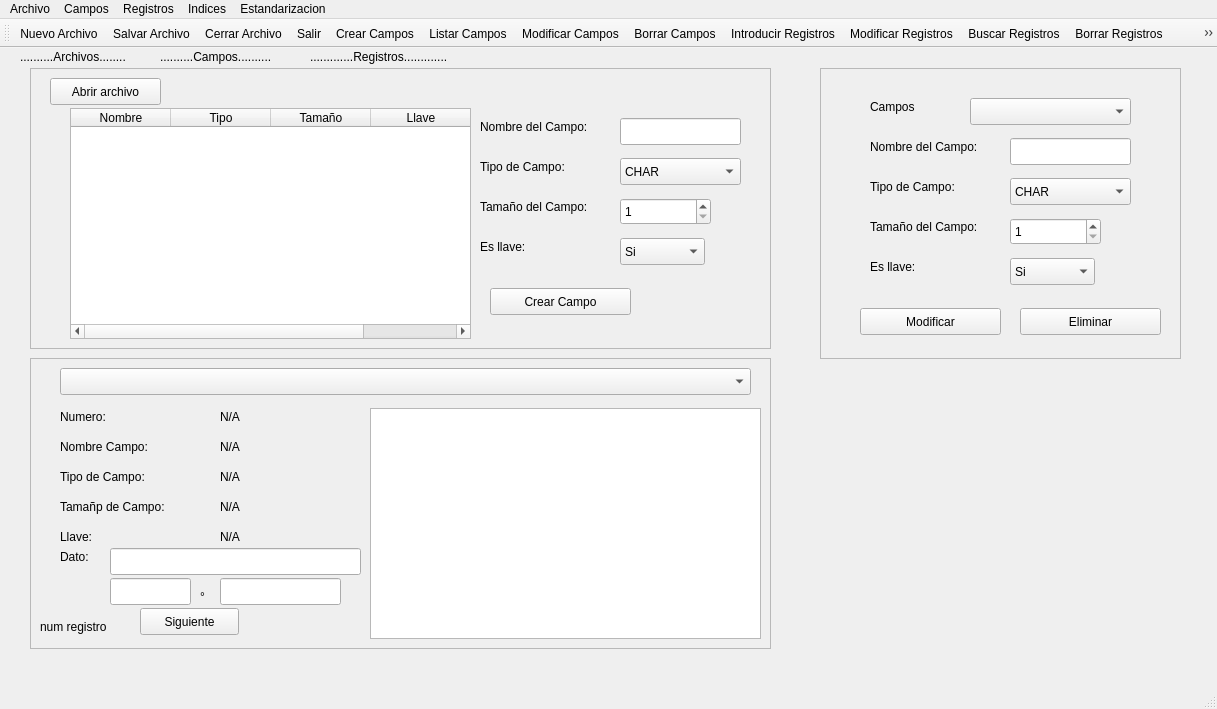
<?xml version="1.0" encoding="UTF-8"?>
<ui version="4.0">
 <class>MainWindow</class>
 <widget class="QMainWindow" name="MainWindow">
  <property name="geometry">
   <rect>
    <x>0</x>
    <y>0</y>
    <width>1217</width>
    <height>709</height>
   </rect>
  </property>
  <property name="windowTitle">
   <string>MainWindow</string>
  </property>
  <widget class="QWidget" name="centralWidget">
   <widget class="QFrame" name="panelCampos">
    <property name="geometry">
     <rect>
      <x>30</x>
      <y>20</y>
      <width>741</width>
      <height>281</height>
     </rect>
    </property>
    <property name="frameShape">
     <enum>QFrame::StyledPanel</enum>
    </property>
    <property name="frameShadow">
     <enum>QFrame::Raised</enum>
    </property>
    <widget class="QTableWidget" name="tablaCampos">
     <property name="geometry">
      <rect>
       <x>40</x>
       <y>40</y>
       <width>401</width>
       <height>231</height>
      </rect>
     </property>
     <column>
      <property name="text">
       <string>Nombre</string>
      </property>
     </column>
     <column>
      <property name="text">
       <string>Tipo</string>
      </property>
     </column>
     <column>
      <property name="text">
       <string>Tamaño</string>
      </property>
     </column>
     <column>
      <property name="text">
       <string>Llave</string>
      </property>
     </column>
    </widget>
    <widget class="QPushButton" name="abrirArchivo">
     <property name="geometry">
      <rect>
       <x>20</x>
       <y>10</y>
       <width>111</width>
       <height>27</height>
      </rect>
     </property>
     <property name="text">
      <string>Abrir archivo</string>
     </property>
    </widget>
    <widget class="QLabel" name="label">
     <property name="geometry">
      <rect>
       <x>450</x>
       <y>50</y>
       <width>141</width>
       <height>17</height>
      </rect>
     </property>
     <property name="text">
      <string>Nombre del Campo:</string>
     </property>
    </widget>
    <widget class="QLabel" name="label_2">
     <property name="geometry">
      <rect>
       <x>450</x>
       <y>90</y>
       <width>111</width>
       <height>17</height>
      </rect>
     </property>
     <property name="text">
      <string>Tipo de Campo:</string>
     </property>
    </widget>
    <widget class="QLineEdit" name="nombreCampo">
     <property name="geometry">
      <rect>
       <x>590</x>
       <y>50</y>
       <width>121</width>
       <height>27</height>
      </rect>
     </property>
    </widget>
    <widget class="QComboBox" name="comboBoxTipoCampo">
     <property name="geometry">
      <rect>
       <x>590</x>
       <y>90</y>
       <width>121</width>
       <height>27</height>
      </rect>
     </property>
     <item>
      <property name="text">
       <string>CHAR</string>
      </property>
     </item>
     <item>
      <property name="text">
       <string>INTF</string>
      </property>
     </item>
     <item>
      <property name="text">
       <string>DEC</string>
      </property>
     </item>
    </widget>
    <widget class="QLabel" name="label_3">
     <property name="geometry">
      <rect>
       <x>450</x>
       <y>130</y>
       <width>141</width>
       <height>17</height>
      </rect>
     </property>
     <property name="text">
      <string>Tamaño del Campo:</string>
     </property>
    </widget>
    <widget class="QSpinBox" name="tamanoCampo">
     <property name="geometry">
      <rect>
       <x>590</x>
       <y>130</y>
       <width>91</width>
       <height>27</height>
      </rect>
     </property>
     <property name="minimum">
      <number>1</number>
     </property>
    </widget>
    <widget class="QPushButton" name="crearCampo">
     <property name="geometry">
      <rect>
       <x>460</x>
       <y>220</y>
       <width>141</width>
       <height>27</height>
      </rect>
     </property>
     <property name="text">
      <string>Crear Campo</string>
     </property>
    </widget>
    <widget class="QLabel" name="labelEsLlave">
     <property name="geometry">
      <rect>
       <x>450</x>
       <y>170</y>
       <width>67</width>
       <height>17</height>
      </rect>
     </property>
     <property name="text">
      <string>Es llave:</string>
     </property>
    </widget>
    <widget class="QComboBox" name="comboBoxEsLlave">
     <property name="geometry">
      <rect>
       <x>590</x>
       <y>170</y>
       <width>85</width>
       <height>27</height>
      </rect>
     </property>
     <item>
      <property name="text">
       <string>Si</string>
      </property>
     </item>
     <item>
      <property name="text">
       <string>No</string>
      </property>
     </item>
    </widget>
   </widget>
   <widget class="QLabel" name="label_4">
    <property name="geometry">
     <rect>
      <x>20</x>
      <y>0</y>
      <width>131</width>
      <height>17</height>
     </rect>
    </property>
    <property name="text">
     <string>..........Archivos........</string>
    </property>
   </widget>
   <widget class="QLabel" name="label_5">
    <property name="geometry">
     <rect>
      <x>160</x>
      <y>0</y>
      <width>131</width>
      <height>17</height>
     </rect>
    </property>
    <property name="text">
     <string>..........Campos..........</string>
    </property>
   </widget>
   <widget class="QLabel" name="label_7">
    <property name="geometry">
     <rect>
      <x>310</x>
      <y>0</y>
      <width>161</width>
      <height>17</height>
     </rect>
    </property>
    <property name="text">
     <string>.............Registros.............</string>
    </property>
   </widget>
   <widget class="QFrame" name="panelRegistros">
    <property name="geometry">
     <rect>
      <x>30</x>
      <y>310</y>
      <width>741</width>
      <height>291</height>
     </rect>
    </property>
    <property name="frameShape">
     <enum>QFrame::StyledPanel</enum>
    </property>
    <property name="frameShadow">
     <enum>QFrame::Raised</enum>
    </property>
    <widget class="QLabel" name="label_6">
     <property name="geometry">
      <rect>
       <x>30</x>
       <y>50</y>
       <width>111</width>
       <height>17</height>
      </rect>
     </property>
     <property name="text">
      <string>Numero:</string>
     </property>
    </widget>
    <widget class="QLabel" name="label_8">
     <property name="geometry">
      <rect>
       <x>30</x>
       <y>80</y>
       <width>121</width>
       <height>17</height>
      </rect>
     </property>
     <property name="text">
      <string>Nombre Campo:</string>
     </property>
    </widget>
    <widget class="QLabel" name="label_9">
     <property name="geometry">
      <rect>
       <x>30</x>
       <y>110</y>
       <width>111</width>
       <height>17</height>
      </rect>
     </property>
     <property name="text">
      <string>Tipo de Campo:</string>
     </property>
    </widget>
    <widget class="QLabel" name="label_10">
     <property name="geometry">
      <rect>
       <x>30</x>
       <y>140</y>
       <width>141</width>
       <height>17</height>
      </rect>
     </property>
     <property name="text">
      <string>Tamañp de Campo:</string>
     </property>
    </widget>
    <widget class="QLabel" name="label_11">
     <property name="geometry">
      <rect>
       <x>30</x>
       <y>170</y>
       <width>131</width>
       <height>17</height>
      </rect>
     </property>
     <property name="text">
      <string>Llave:</string>
     </property>
    </widget>
    <widget class="QLabel" name="labelRegistoNumero">
     <property name="geometry">
      <rect>
       <x>190</x>
       <y>50</y>
       <width>141</width>
       <height>17</height>
      </rect>
     </property>
     <property name="text">
      <string>N/A</string>
     </property>
    </widget>
    <widget class="QLabel" name="labelRegistoNombre">
     <property name="geometry">
      <rect>
       <x>190</x>
       <y>80</y>
       <width>141</width>
       <height>17</height>
      </rect>
     </property>
     <property name="text">
      <string>N/A</string>
     </property>
    </widget>
    <widget class="QLabel" name="labelRegistoTipo">
     <property name="geometry">
      <rect>
       <x>190</x>
       <y>110</y>
       <width>141</width>
       <height>17</height>
      </rect>
     </property>
     <property name="text">
      <string>N/A</string>
     </property>
    </widget>
    <widget class="QLabel" name="labelRegistoTamano">
     <property name="geometry">
      <rect>
       <x>190</x>
       <y>140</y>
       <width>141</width>
       <height>17</height>
      </rect>
     </property>
     <property name="text">
      <string>N/A</string>
     </property>
    </widget>
    <widget class="QLabel" name="labelRegistoLlave">
     <property name="geometry">
      <rect>
       <x>190</x>
       <y>170</y>
       <width>141</width>
       <height>17</height>
      </rect>
     </property>
     <property name="text">
      <string>N/A</string>
     </property>
    </widget>
    <widget class="QTableWidget" name="tableWidget">
     <property name="geometry">
      <rect>
       <x>340</x>
       <y>50</y>
       <width>391</width>
       <height>231</height>
      </rect>
     </property>
    </widget>
    <widget class="QLabel" name="label_17">
     <property name="geometry">
      <rect>
       <x>30</x>
       <y>190</y>
       <width>41</width>
       <height>17</height>
      </rect>
     </property>
     <property name="text">
      <string>Dato:</string>
     </property>
    </widget>
    <widget class="QLineEdit" name="datoRegistro">
     <property name="geometry">
      <rect>
       <x>80</x>
       <y>190</y>
       <width>251</width>
       <height>27</height>
      </rect>
     </property>
    </widget>
    <widget class="QPushButton" name="siguienteRegistro">
     <property name="geometry">
      <rect>
       <x>110</x>
       <y>250</y>
       <width>99</width>
       <height>27</height>
      </rect>
     </property>
     <property name="text">
      <string>Siguiente</string>
     </property>
    </widget>
    <widget class="QComboBox" name="comboBoxArchivosRegistros">
     <property name="geometry">
      <rect>
       <x>30</x>
       <y>10</y>
       <width>691</width>
       <height>27</height>
      </rect>
     </property>
    </widget>
    <widget class="QLineEdit" name="datoRegistroDec">
     <property name="geometry">
      <rect>
       <x>80</x>
       <y>220</y>
       <width>81</width>
       <height>27</height>
      </rect>
     </property>
    </widget>
    <widget class="QLineEdit" name="datoRegistroDec2">
     <property name="geometry">
      <rect>
       <x>190</x>
       <y>220</y>
       <width>121</width>
       <height>27</height>
      </rect>
     </property>
    </widget>
    <widget class="QLabel" name="labelRegistroPunto">
     <property name="geometry">
      <rect>
       <x>170</x>
       <y>230</y>
       <width>16</width>
       <height>17</height>
      </rect>
     </property>
     <property name="text">
      <string>°</string>
     </property>
    </widget>
    <widget class="QLabel" name="labelNumeroRegistro">
     <property name="geometry">
      <rect>
       <x>10</x>
       <y>260</y>
       <width>91</width>
       <height>17</height>
      </rect>
     </property>
     <property name="text">
      <string>num registro</string>
     </property>
    </widget>
   </widget>
   <widget class="QFrame" name="panelModificar">
    <property name="geometry">
     <rect>
      <x>820</x>
      <y>20</y>
      <width>361</width>
      <height>291</height>
     </rect>
    </property>
    <property name="frameShape">
     <enum>QFrame::StyledPanel</enum>
    </property>
    <property name="frameShadow">
     <enum>QFrame::Raised</enum>
    </property>
    <widget class="QComboBox" name="comboBoxTipoModificarCampo">
     <property name="geometry">
      <rect>
       <x>190</x>
       <y>110</y>
       <width>121</width>
       <height>27</height>
      </rect>
     </property>
     <item>
      <property name="text">
       <string>CHAR</string>
      </property>
     </item>
     <item>
      <property name="text">
       <string>INTF</string>
      </property>
     </item>
     <item>
      <property name="text">
       <string>DEC</string>
      </property>
     </item>
    </widget>
    <widget class="QLabel" name="labelEsLlave_3">
     <property name="geometry">
      <rect>
       <x>50</x>
       <y>190</y>
       <width>67</width>
       <height>17</height>
      </rect>
     </property>
     <property name="text">
      <string>Es llave:</string>
     </property>
    </widget>
    <widget class="QLabel" name="label_15">
     <property name="geometry">
      <rect>
       <x>50</x>
       <y>110</y>
       <width>111</width>
       <height>17</height>
      </rect>
     </property>
     <property name="text">
      <string>Tipo de Campo:</string>
     </property>
    </widget>
    <widget class="QLabel" name="label_16">
     <property name="geometry">
      <rect>
       <x>50</x>
       <y>150</y>
       <width>141</width>
       <height>17</height>
      </rect>
     </property>
     <property name="text">
      <string>Tamaño del Campo:</string>
     </property>
    </widget>
    <widget class="QLabel" name="label_18">
     <property name="geometry">
      <rect>
       <x>50</x>
       <y>70</y>
       <width>141</width>
       <height>17</height>
      </rect>
     </property>
     <property name="text">
      <string>Nombre del Campo:</string>
     </property>
    </widget>
    <widget class="QLineEdit" name="nombreModificarCampo">
     <property name="geometry">
      <rect>
       <x>190</x>
       <y>70</y>
       <width>121</width>
       <height>27</height>
      </rect>
     </property>
    </widget>
    <widget class="QComboBox" name="comboBoxModificarEsLlave">
     <property name="geometry">
      <rect>
       <x>190</x>
       <y>190</y>
       <width>85</width>
       <height>27</height>
      </rect>
     </property>
     <item>
      <property name="text">
       <string>Si</string>
      </property>
     </item>
     <item>
      <property name="text">
       <string>No</string>
      </property>
     </item>
    </widget>
    <widget class="QPushButton" name="modificarCampo">
     <property name="geometry">
      <rect>
       <x>40</x>
       <y>240</y>
       <width>141</width>
       <height>27</height>
      </rect>
     </property>
     <property name="text">
      <string>Modificar</string>
     </property>
    </widget>
    <widget class="QSpinBox" name="tamanoModificarCampo">
     <property name="geometry">
      <rect>
       <x>190</x>
       <y>150</y>
       <width>91</width>
       <height>27</height>
      </rect>
     </property>
     <property name="minimum">
      <number>1</number>
     </property>
    </widget>
    <widget class="QComboBox" name="comboBoxModificarCampo">
     <property name="geometry">
      <rect>
       <x>150</x>
       <y>30</y>
       <width>161</width>
       <height>27</height>
      </rect>
     </property>
    </widget>
    <widget class="QLabel" name="label_23">
     <property name="geometry">
      <rect>
       <x>50</x>
       <y>30</y>
       <width>81</width>
       <height>17</height>
      </rect>
     </property>
     <property name="text">
      <string>Campos</string>
     </property>
    </widget>
    <widget class="QPushButton" name="eliminarCampo">
     <property name="geometry">
      <rect>
       <x>200</x>
       <y>240</y>
       <width>141</width>
       <height>27</height>
      </rect>
     </property>
     <property name="text">
      <string>Eliminar</string>
     </property>
    </widget>
   </widget>
  </widget>
  <widget class="QMenuBar" name="menuBar">
   <property name="geometry">
    <rect>
     <x>0</x>
     <y>0</y>
     <width>1217</width>
     <height>25</height>
    </rect>
   </property>
   <widget class="QMenu" name="menuEstandarizacion">
    <property name="title">
     <string>Estandarizacion</string>
    </property>
    <addaction name="actionExportar_Excel"/>
    <addaction name="actionExportar_XML_con_Schema"/>
    <addaction name="actionExportar_JSON"/>
   </widget>
   <widget class="QMenu" name="menuIndices">
    <property name="title">
     <string>Indices</string>
    </property>
    <addaction name="actionReindexar_Archivos"/>
   </widget>
   <widget class="QMenu" name="menuRegistros">
    <property name="title">
     <string>Registros</string>
    </property>
    <addaction name="actionIntroducir_Registros"/>
    <addaction name="actionModificar_Registros"/>
    <addaction name="actionBuscar_Registros"/>
    <addaction name="actionBorrar_Registros"/>
    <addaction name="actionListar_Registros"/>
   </widget>
   <widget class="QMenu" name="menuCampos">
    <property name="title">
     <string>Campos</string>
    </property>
    <addaction name="actionCrear_Campos"/>
    <addaction name="actionListar_Campos"/>
    <addaction name="actionModificar_Campos"/>
    <addaction name="actionBorrar_Campos"/>
   </widget>
   <widget class="QMenu" name="menuArchivo">
    <property name="title">
     <string>Archivo</string>
    </property>
    <addaction name="actionNuevo_Archivo"/>
    <addaction name="actionSalvar_Archivo"/>
    <addaction name="actionCerrar_Archivo"/>
    <addaction name="actionSalir"/>
   </widget>
   <addaction name="menuArchivo"/>
   <addaction name="menuCampos"/>
   <addaction name="menuRegistros"/>
   <addaction name="menuIndices"/>
   <addaction name="menuEstandarizacion"/>
  </widget>
  <widget class="QToolBar" name="mainToolBar">
   <attribute name="toolBarArea">
    <enum>TopToolBarArea</enum>
   </attribute>
   <attribute name="toolBarBreak">
    <bool>false</bool>
   </attribute>
   <addaction name="actionNuevo_Archivo"/>
   <addaction name="actionSalvar_Archivo"/>
   <addaction name="actionCerrar_Archivo"/>
   <addaction name="actionSalir"/>
   <addaction name="actionCrear_Campos"/>
   <addaction name="actionListar_Campos"/>
   <addaction name="actionModificar_Campos"/>
   <addaction name="actionBorrar_Campos"/>
   <addaction name="actionIntroducir_Registros"/>
   <addaction name="actionModificar_Registros"/>
   <addaction name="actionBuscar_Registros"/>
   <addaction name="actionBorrar_Registros"/>
   <addaction name="actionListar_Registros"/>
   <addaction name="actionReindexar_Archivos"/>
  </widget>
  <widget class="QStatusBar" name="statusBar"/>
  <action name="actionNuevo_Archivo">
   <property name="icon">
    <iconset resource="Recursos.qrc">
     <normaloff>:/Imagenes/new Page.png</normaloff>:/Imagenes/new Page.png</iconset>
   </property>
   <property name="text">
    <string>Nuevo Archivo</string>
   </property>
  </action>
  <action name="actionSalvar_Archivo">
   <property name="icon">
    <iconset resource="Recursos.qrc">
     <normaloff>:/Imagenes/guardar.png</normaloff>:/Imagenes/guardar.png</iconset>
   </property>
   <property name="text">
    <string>Salvar Archivo</string>
   </property>
  </action>
  <action name="actionCerrar_Archivo">
   <property name="icon">
    <iconset resource="Recursos.qrc">
     <normaloff>:/Imagenes/cerrar.png</normaloff>:/Imagenes/cerrar.png</iconset>
   </property>
   <property name="text">
    <string>Cerrar Archivo</string>
   </property>
  </action>
  <action name="actionSalir">
   <property name="icon">
    <iconset resource="Recursos.qrc">
     <normaloff>:/Imagenes/salir.png</normaloff>:/Imagenes/salir.png</iconset>
   </property>
   <property name="text">
    <string>Salir</string>
   </property>
  </action>
  <action name="actionCrear_Campos">
   <property name="icon">
    <iconset resource="Recursos.qrc">
     <normaloff>:/Imagenes/crear.png</normaloff>:/Imagenes/crear.png</iconset>
   </property>
   <property name="text">
    <string>Crear Campos</string>
   </property>
  </action>
  <action name="actionListar_Campos">
   <property name="icon">
    <iconset resource="Recursos.qrc">
     <normaloff>:/Imagenes/listar.png</normaloff>:/Imagenes/listar.png</iconset>
   </property>
   <property name="text">
    <string>Listar Campos</string>
   </property>
  </action>
  <action name="actionModificar_Campos">
   <property name="icon">
    <iconset resource="Recursos.qrc">
     <normaloff>:/Imagenes/editar.png</normaloff>:/Imagenes/editar.png</iconset>
   </property>
   <property name="text">
    <string>Modificar Campos</string>
   </property>
   <property name="toolTip">
    <string>Modificar Campos</string>
   </property>
  </action>
  <action name="actionBorrar_Campos">
   <property name="icon">
    <iconset resource="Recursos.qrc">
     <normaloff>:/Imagenes/delete.png</normaloff>:/Imagenes/delete.png</iconset>
   </property>
   <property name="text">
    <string>Borrar Campos</string>
   </property>
  </action>
  <action name="actionIntroducir_Registros">
   <property name="icon">
    <iconset resource="Recursos.qrc">
     <normaloff>:/Imagenes/crear.png</normaloff>:/Imagenes/crear.png</iconset>
   </property>
   <property name="text">
    <string>Introducir Registros</string>
   </property>
  </action>
  <action name="actionModificar_Registros">
   <property name="icon">
    <iconset resource="Recursos.qrc">
     <normaloff>:/Imagenes/editar.png</normaloff>:/Imagenes/editar.png</iconset>
   </property>
   <property name="text">
    <string>Modificar Registros</string>
   </property>
  </action>
  <action name="actionBuscar_Registros">
   <property name="icon">
    <iconset resource="Recursos.qrc">
     <normaloff>:/Imagenes/visualizar.png</normaloff>:/Imagenes/visualizar.png</iconset>
   </property>
   <property name="text">
    <string>Buscar Registros</string>
   </property>
  </action>
  <action name="actionBorrar_Registros">
   <property name="icon">
    <iconset resource="Recursos.qrc">
     <normaloff>:/Imagenes/delete.png</normaloff>:/Imagenes/delete.png</iconset>
   </property>
   <property name="text">
    <string>Borrar Registros</string>
   </property>
  </action>
  <action name="actionListar_Registros">
   <property name="icon">
    <iconset resource="Recursos.qrc">
     <normaloff>:/Imagenes/listar.png</normaloff>:/Imagenes/listar.png</iconset>
   </property>
   <property name="text">
    <string>Listar Registros</string>
   </property>
  </action>
  <action name="actionReindexar_Archivos">
   <property name="icon">
    <iconset resource="Recursos.qrc">
     <normaloff>:/Imagenes/indices.png</normaloff>:/Imagenes/indices.png</iconset>
   </property>
   <property name="text">
    <string>Reindexar Archivos</string>
   </property>
   <property name="toolTip">
    <string>Reindexar Archivos</string>
   </property>
  </action>
  <action name="actionExportar_Excel">
   <property name="text">
    <string>Exportar Excel</string>
   </property>
  </action>
  <action name="actionExportar_XML_con_Schema">
   <property name="text">
    <string>Exportar XML con Schema</string>
   </property>
  </action>
  <action name="actionExportar_JSON">
   <property name="text">
    <string>Exportar JSON</string>
   </property>
  </action>
 </widget>
 <layoutdefault spacing="6" margin="11"/>
 <resources>
  <include location="Recursos.qrc"/>
 </resources>
 <connections/>
</ui>
